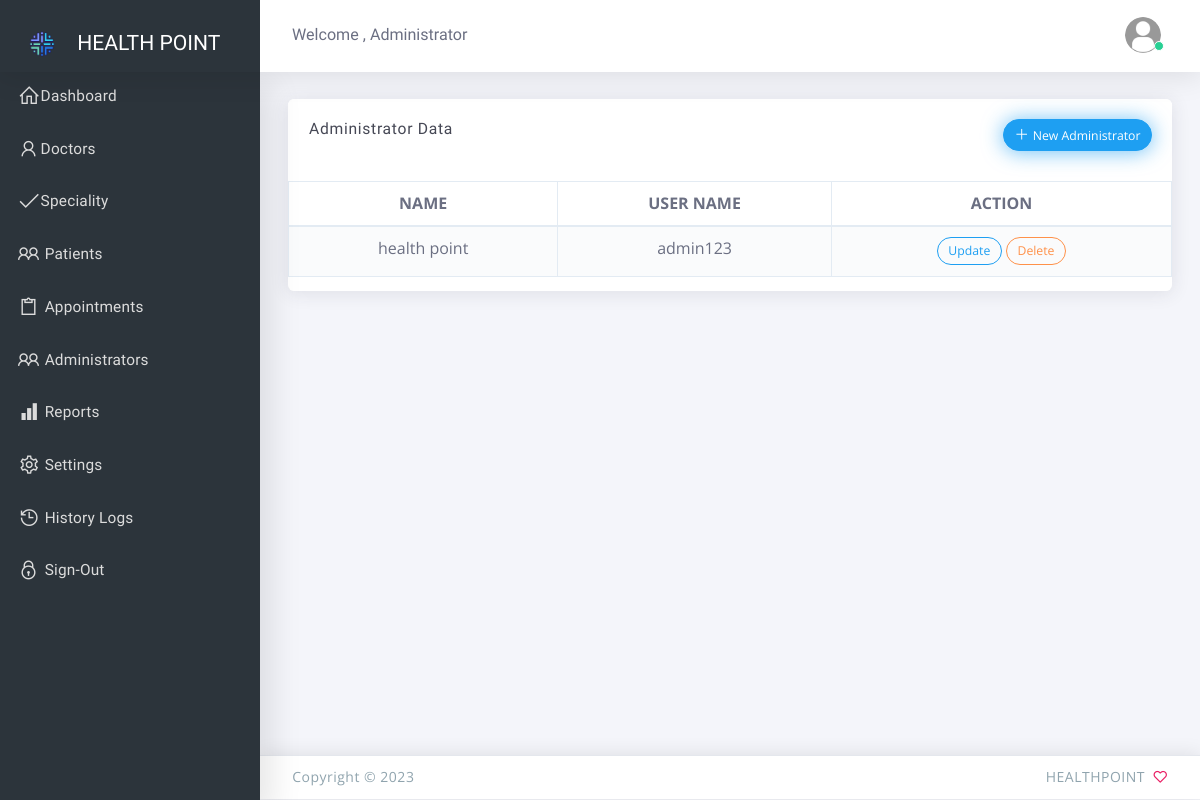
Screenshot of /admin/admins.php (signed in) with the database file from the repository.
### tables this page shows
CREATE TABLE `is_users` (
  `user_id` int(12) NOT NULL,
  `firstname` varchar(50) NOT NULL,
  `lastname` varchar(50) NOT NULL,
  `username` varchar(50) NOT NULL,
  `password` varchar(50) NOT NULL,
  `date_added` timestamp NOT NULL DEFAULT current_timestamp()
);

### admin/controller/administrator.php (called while the page is built, shortened)
<?php
include('../controller/database.php');
$is_users = $mysqli->query("SELECT * from is_users");

### admin/admins.php (the view, shortened to what this page needs)
<?php
 include("include/header.php");
 include("controller/administrator.php");
?>
<body class="vertical-layout vertical-menu-modern 2-columns   fixed-navbar" data-open="click" data-menu="vertical-menu-modern" data-col="2-columns">
 <?php include("include/nav.php");?>
  <div class="app-content content">
    <div class="content-wrapper">
      <div class="content-body">
	<div class="row">
		<div class="col-12">
			<div class="card">
				<div class="card-header">
					<h4 class="card-title">Administrator Data </h4>
					<div class="heading-elements">
						<button class="btn btn-sm round btn-info btn-glow" data-toggle="modal" data-backdrop="false" data-target="#backdrop"><i class="la la-plus font-medium-1"></i>
						New Administrator </button>
					</div>
					<br>
				</div>
				<div class="card-content">
					<div class="table-responsive">
						<table class="table alt-pagination wallet-wrapper table-bordered table-striped">
							<thead>
								<tr>
									<th class="text-center">NAME </th>
									<th class="text-center">USER NAME</th>
									<th class="text-center">ACTION</th>
								</tr>
							</thead>
							<tbody>
							<?php while($val = $is_users->fetch_object()){ ?>
								<tr>
									<td class="text-center"><?php echo $val->firstname . ' '. $val->lastname;?></td>
									<td class="text-center"><?php echo $val->username;?></td>
									<td class="text-center">
									<a href="#" data-toggle="modal" data-backdrop="false" data-target="#update<?php echo $val->user_id;?>" class="btn btn-sm round btn-outline-info">Update</a>
									<a href="#" data-toggle="modal" data-backdrop="false" data-target="#remove<?php echo $val->user_id;?>" class="btn btn-sm round btn-outline-warning">Delete</a>
									</td>
								</tr>
							<?php } ?>
							</tbody>
						</table>
					</div>
				</div>
			</div>
		</div>
	</div>
      </div>
    </div>
  </div>
    <?php include("include/footer.php");?>

### assets/css/vertical-menu-modern.css (style rules this page uses)
@media (min-width: 992px) { body.vertical-layout.vertical-menu-modern .content, body.vertical-layout.vertical-menu-modern .footer { margin-left: 260px; } }

### rows the page displays
is_users: firstname "health", lastname "point", username "admin123"
